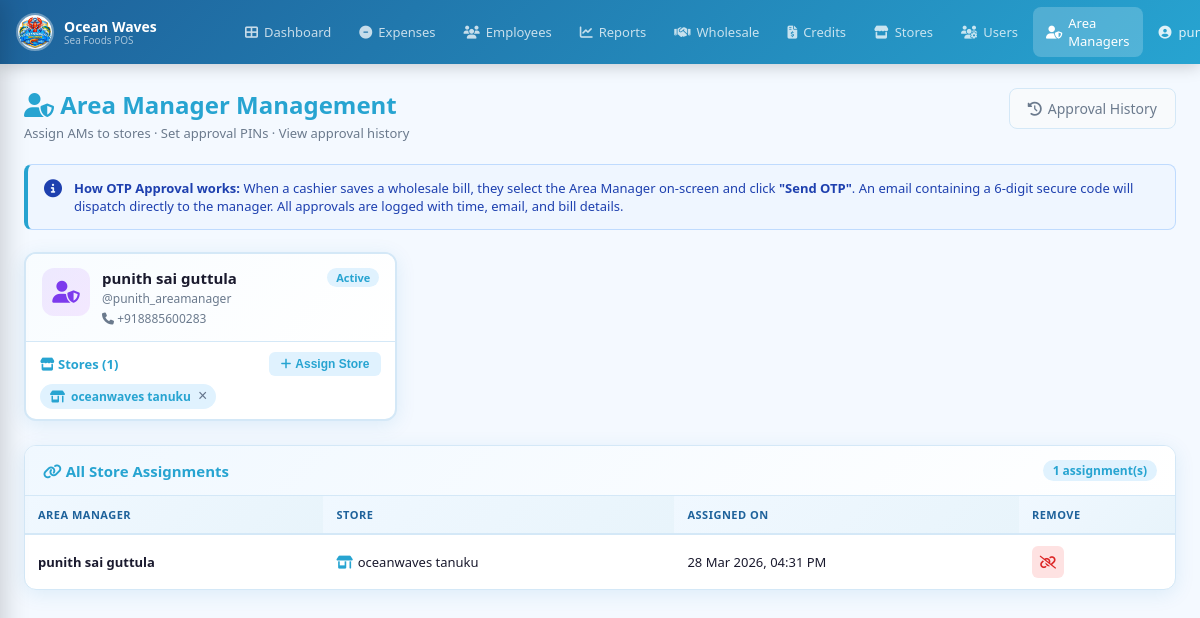
Screenshot of /area-managers/ (signed in) with the database file from the repository.
### pos/models.py (models this page shows, shortened)
class UserProfile(models.Model):
    ROLE_CHOICES = [
        ('SUPERADMIN', 'Super Admin'),   # sees everything across all stores
        ('SUBADMIN',   'Sub-Admin'),     # restricted admin permissions
        ('OWNER',      'Store Owner'),   # full access within assigned store
        ('STAFF',      'Staff'),         # billing + inventory in assigned store
        ('AREAMANAGER','Area Manager'),   # approves wholesale bills via OTP
        ('WHOLESALE_EXEC', 'Wholesale Executive'), # manage 4-5 stores, stock + wholesale approval
    ]
    user      = models.OneToOneField(User, on_delete=models.CASCADE, related_name='profile')
    role      = models.CharField(max_length=20, choices=ROLE_CHOICES, default='STAFF')
    store     = models.ForeignKey(Store, on_delete=models.SET_NULL, null=True, blank=True,
                                  related_name='staff')
    phone          = models.CharField(max_length=20, blank=True, help_text='Contact phone number')
    approval_pin   = models.CharField(max_length=128, blank=True, help_text='Hashed 4-6 digit approval PIN for wholesale approvals')
    is_active = models.BooleanField(default=True)
    permissions = models.JSONField(default=dict, blank=True, help_text='Restricted permissions for SUBADMIN')
    expires_at  = models.DateTimeField(null=True, blank=True, help_text='For temporary roles, access expires after this date')
    @property
    def is_superadmin(self):
        return self.role == 'SUPERADMIN'
    @property
    def has_expired(self):
        if self.expires_at and timezone.now() > self.expires_at:
            return True
        return False

class AreaManagerStore(models.Model):
    manager    = models.ForeignKey(
        UserProfile, on_delete=models.CASCADE,
        related_name='managed_stores',
        limit_choices_to=models.Q(role='AREAMANAGER') | models.Q(role='WHOLESALE_EXEC')
    )
    store      = models.ForeignKey(Store, on_delete=models.CASCADE, related_name='area_managers')
    assigned_at = models.DateTimeField(auto_now_add=True)
    assigned_by = models.ForeignKey(User, on_delete=models.SET_NULL, null=True, related_name='+')
    class Meta:
        unique_together = ('manager', 'store')
        ordering = ['store__name', 'manager__user__username']

class Store(models.Model):
    name             = models.CharField(max_length=200)
    address          = models.TextField(blank=True)
    phone            = models.CharField(max_length=20, blank=True)
    whatsapp_number  = models.CharField(max_length=20, blank=True, help_text='Store WhatsApp number for sending bills (e.g. 919876543210)')
    email            = models.EmailField(blank=True)
    gstin            = models.CharField(max_length=20, blank=True, verbose_name="GSTIN")
    is_active        = models.BooleanField(default=True)
    created_at       = models.DateTimeField(auto_now_add=True)
    class Meta:
        ordering = ['name']

### pos/views.py (the view)
# urls.py: path('area-managers/',                views.area_manager_list,   name='area_manager_list'),
@login_required
@require_profile
def area_manager_list(request):
    profile = get_profile(request.user)
    if not profile.is_superadmin:
        messages.error(request, 'Access denied.')
        return redirect('dashboard')
    managers  = UserProfile.objects.filter(role='AREAMANAGER').select_related('user').prefetch_related('managed_stores__store')
    stores    = Store.objects.filter(is_active=True)
    all_links = AreaManagerStore.objects.select_related('manager__user', 'store').order_by('store__name')
    return render(request, 'pos/area_managers.html', {
        'managers':  managers,
        'stores':    stores,
        'all_links': all_links,
        'profile':   profile,
    })

### pos/views.py (called while the page is built)
def get_profile(user):
    try:
        return user.profile
    except UserProfile.DoesNotExist:
        if user.is_superuser:
            return UserProfile.objects.create(user=user, role='SUPERADMIN')
        return None

def require_profile(view_fn):
    from functools import wraps
    @wraps(view_fn)
    def inner(request, *args, **kwargs):
        p = get_profile(request.user)
        if not p:
            from django.contrib.auth import logout
            logout(request)
            messages.error(request, 'Your account has no role assigned. Contact admin.')
            return redirect('login')
        if p.has_expired:
            from django.contrib.auth import logout
            request.session.flush()
            logout(request)
            messages.error(request, 'Your temporary access role has expired.')
            return redirect('login')
        return view_fn(request, *args, **kwargs)
    return inner

### pos/templates/pos/area_managers.html (shortened to what this page needs)
{% extends 'pos/base.html' %}
{% load static %}
{% block content %}
<div class="pg">
  <div class="pg-header">
    <div>
      <h1><i class="fas fa-user-shield"></i> Area Manager Management</h1>
      <p>Assign AMs to stores · Set approval PINs · View approval history</p>
    </div>
    <a href="{% url 'approval_history' %}" class="btn-secondary">
      <i class="fas fa-history"></i> Approval History
    </a>
  </div>
  <div class="info-banner">
    <i class="fas fa-info-circle"></i>
    <div>
      <strong>How OTP Approval works:</strong>
      When a cashier saves a wholesale bill, they select the Area Manager on-screen and click <strong>"Send OTP"</strong>.
      An email containing a 6-digit secure code will dispatch directly to the manager. All approvals are logged with time, email, and bill details.
    </div>
  </div>
  {% if not managers %}
  <div class="empty-state" style="padding:52px;">
    <i class="fas fa-user-shield"></i>
    <p style="margin-bottom:8px;">No Area Managers yet.</p>
    <p style="font-size:13px;color:var(--muted);">
      Go to <a href="{% url 'user_management' %}">User Management</a> → Create User → Role: <strong>Area Manager</strong>
    </p>
  </div>
  {% else %}
  <div class="am-grid">
    {% for mgr in managers %}
    <div class="am-card">
      <div class="am-card-hdr">
        <div class="am-avatar"><i class="fas fa-user-shield"></i></div>
        <div class="am-info">
          <h3>{{ mgr.user.get_full_name|default:mgr.user.username }}</h3>
          <p>@{{ mgr.user.username }}</p>
          {% if mgr.phone %}<p class="am-phone"><i class="fas fa-phone"></i> {{ mgr.phone }}</p>{% endif %}
        </div>
        <div style="margin-left:auto;display:flex;flex-direction:column;gap:4px;align-items:flex-end;">
          {% if mgr.is_active %}
          <span class="pill pill-blue">Active</span>
          {% else %}
          <span class="pill pill-red">Inactive</span>
          {% endif %}
        </div>
      </div>
      <div class="am-stores-section">
        <div class="am-stores-hdr">
          <span><i class="fas fa-store"></i> Stores ({{ mgr.managed_stores.count }})</span>
          <button class="btn-sm blue" onclick="openAssign({{ mgr.id }}, '{{ mgr.user.username|escapejs }}')">
            <i class="fas fa-plus"></i> Assign Store
          </button>
        </div>
        {% if mgr.managed_stores.all %}
        <div class="am-store-list">
          {% for link in mgr.managed_stores.all %}
          <div class="am-store-tag">
            <i class="fas fa-store-alt"></i> {{ link.store.name }}
            <form method="POST" action="{% url 'area_manager_assign' %}" style="display:inline;">
              <button type="submit" class="am-remove-btn" title="Remove">×</button>
            </form>
          </div>
          {% endfor %}
        </div>
        {% else %}
        <p class="am-no-stores">No stores assigned. This AM won't appear on any billing screen.</p>
        {% endif %}
      </div>
    </div>
    {% endfor %}
  </div>
  <div class="table-card">
    <div class="tc-header">
      <h3><i class="fas fa-link"></i> All Store Assignments</h3>
      <span class="badge-count">{{ all_links|length }} assignment(s)</span>
    </div>
    <table class="data-table">
      <thead>
        <tr><th>Area Manager</th><th>Store</th><th>Assigned On</th><th>Remove</th></tr>
      </thead>
      <tbody>
      {% for link in all_links %}
      <tr>
        <td><strong>{{ link.manager.user.get_full_name|default:link.manager.user.username }}</strong></td>
        <td><i class="fas fa-store-alt" style="color:var(--primary);margin-right:5px;"></i>{{ link.store.name }}</td>
        <td>{{ link.assigned_at|date:"d M Y, h:i A" }}</td>
        <td>
          <form method="POST" action="{% url 'area_manager_assign' %}" style="display:inline;">
            <button type="submit" class="btn-icon-sm red" onclick="return confirm('Remove this assignment?')">
              <i class="fas fa-unlink"></i>
            </button>
          </form>
        </td>
      </tr>
      {% empty %}
      <tr><td colspan="4" class="empty-state"><i class="fas fa-link"></i><p>No assignments yet.</p></td></tr>
      {% endfor %}
      </tbody>
    </table>
  </div>
  {% endif %}
</div>
{% endblock %}

### pos/templates/pos/base.html (shortened to what this page needs)
{% load static %}
<!DOCTYPE html>
<html lang="en">
<head>
<link rel="stylesheet" href="{% static 'pos/css/style.css' %}">
<link rel="stylesheet" href="https://cdnjs.cloudflare.com/ajax/libs/font-awesome/6.5.0/css/all.min.css">
</head>
<body>
{% if user.is_authenticated %}
{% with profile=request.user.profile %}
<nav class="navbar">
  <div class="nav-brand">
    <img src="{% static 'pos/images/logo.jpg' %}" alt="Logo" class="nav-logo">
    <div class="nav-brand-text">
      <span class="nav-title">Ocean Waves</span>
      <span class="nav-sub">Sea Foods POS</span>
    </div>
  </div>
  <div class="nav-links">
    <a href="{% url 'dashboard' %}" class="nav-link {% if request.resolver_match.url_name == 'dashboard' %}active{% endif %}">
      <i class="fas fa-th-large"></i> Dashboard
    </a>
    {% if profile.role in 'OWNER,SUPERADMIN' or profile.is_owner %}
    <a href="{% url 'expenses_page' %}" class="nav-link {% if 'expense' in request.resolver_match.url_name %}active{% endif %}">
      <i class="fas fa-minus-circle"></i> Expenses
    </a>
    <a href="{% url 'employee_list' %}" class="nav-link {% if 'employee' in request.resolver_match.url_name %}active{% endif %}">
      <i class="fas fa-users"></i> Employees
    </a>
    <a href="{% url 'reports' %}" class="nav-link {% if 'report' in request.resolver_match.url_name %}active{% endif %}">
      <i class="fas fa-chart-line"></i> Reports
    </a>
    {% endif %}
    <a href="{% url 'wholesale_customers' %}" class="nav-link {% if 'wholesale_customer' in request.resolver_match.url_name %}active{% endif %}">
      <i class="fas fa-handshake"></i> Wholesale
    </a>
    <a href="{% url 'credits_list' %}" class="nav-link {% if 'credit' in request.resolver_match.url_name %}active{% endif %}">
      <i class="fas fa-file-invoice-dollar"></i> Credits
    </a>
    {% if profile.is_superadmin %}
    <a href="{% url 'store_list' %}" class="nav-link {% if 'store' in request.resolver_match.url_name %}active{% endif %}">
      <i class="fas fa-store"></i> Stores
    </a>
    <a href="{% url 'user_management' %}" class="nav-link {% if request.resolver_match.url_name == 'user_management' %}active{% endif %}">
      <i class="fas fa-users-cog"></i> Users
    </a>
    <a href="{% url 'area_manager_list' %}" class="nav-link {% if 'area_manager' in request.resolver_match.url_name %}active{% endif %}">
      <i class="fas fa-user-shield"></i> Area Managers
    </a>
    {% endif %}
  </div>
  <div class="nav-right">
    <div class="nav-user-info">
      <i class="fas fa-user-circle"></i>
      <span>{{ user.get_full_name|default:user.username }}</span>
    </div>
  </div>
</nav>
{% endwith %}
{% endif %}
<div class="page-wrap {% if not user.is_authenticated %}no-nav{% endif %}">
  {% block content %}{% endblock %}
</div>
</body>
</html>

### pos/static/pos/css/style.css (style rules this page uses)
:root { --primary: #27A4D1; --primary-d: #1E629B; --primary-l: #84BDEC; --secondary: #00B48A; --accent: #F77F00; --bg: #f4f9ff; --card: #ffffff; --text: #1a1a2e; --muted: #6b7a8d; --border: #d4e8f7; --success: #16a34a; --danger: #dc2626; --warning: #ea580c; --purple: #7c3aed; --nav-h: 64px; --shadow: 0 4px 20px rgba(0,119,182,.10); --shadow-md: 0 8px 32px rgba(0,119,182,.15); --radius: 12px; --radius-sm: 8px; }
* { margin:0;padding:0;box-sizing:border-box; }
body { font-family:'Segoe UI',Tahoma,sans-serif;background:var(--bg);color:var(--text);min-height:100vh; }
a { text-decoration:none;color:inherit; }
.pg, .kpi, .table-card, .login-card { animation: fadeUp 0.4s cubic-bezier(0.4, 0, 0.2, 1) backwards; }
button, a, input, select, .btn-icon-sm, .nav-link, .pill { transition: all 0.2s cubic-bezier(0.4, 0, 0.2, 1); }
.navbar { position:fixed;top:0;left:0;right:0;height:var(--nav-h);background:linear-gradient(135deg,var(--primary-d),var(--primary));display:flex;align-items:center;padding:0 16px;z-index:1000;box-shadow:0 2px 16px rgba(0,0,0,.2);gap:16px; }
.nav-brand { display:flex;align-items:center;gap:10px;min-width:200px; }
.nav-logo { width:38px;height:38px;border-radius:50%;border:2px solid rgba(255,255,255,.35);object-fit:contain; }
.nav-brand-text { display:flex;flex-direction:column; }
.nav-title { color:white;font-weight:700;font-size:14px;line-height:1.2; }
.nav-sub { color:rgba(255,255,255,.6);font-size:10px;line-height:1; }
.nav-links { display:flex;align-items:center;gap:2px;flex:1; }
.nav-link { color:rgba(255,255,255,.75);padding:7px 13px;border-radius:8px;font-size:13px;font-weight:500;display:flex;align-items:center;gap:6px;transition:.2s; }
.nav-link:hover,.nav-link.active { background:rgba(255,255,255,.2);color:white; }
.nav-right { display:flex;align-items:center;gap:10px;margin-left:auto; }
.nav-user-info { display:flex;align-items:center;gap:7px;color:rgba(255,255,255,.85);font-size:13px; }
.page-wrap { margin-top:var(--nav-h);min-height:calc(100vh - var(--nav-h)); }
.pg { padding:24px;max-width:1440px;margin:0 auto; }
.pg-header { display:flex;justify-content:space-between;align-items:flex-start;margin-bottom:22px; }
.pg-header h1 { font-size:24px;color:var(--primary);margin-bottom:3px; }
.pg-header p { color:var(--muted);font-size:13px; }
.table-card { background:var(--card);border-radius:var(--radius);box-shadow:var(--shadow);border:1px solid var(--border);overflow:hidden;margin-bottom:20px;position:relative; }
.tc-header { display:flex;justify-content:space-between;align-items:center;padding:14px 18px;background:linear-gradient(135deg,#f0f8ff,white);border-bottom:1px solid var(--border); }
.tc-header h3 { font-size:15px;font-weight:700;color:var(--primary); }
.badge-count { background:#e0f2fe;color:var(--primary);font-size:12px;font-weight:700;padding:2px 10px;border-radius:12px; }
.data-table { width:100%;border-collapse:collapse;font-size:13px;position:relative;z-index:1; }
.data-table thead th { background:linear-gradient(135deg,#f0f8ff,#e8f4fb);color:var(--primary-d);font-weight:700;padding:11px 13px;text-align:left;border-bottom:2px solid var(--border);font-size:11px;text-transform:uppercase;letter-spacing:.5px;white-space:nowrap; }
.data-table tbody td { padding:11px 13px;border-bottom:1px solid #f0f8ff;vertical-align:middle; }
.data-table tbody tr:last-child td { border-bottom:none; }
.pill { display:inline-block;padding:2px 9px;border-radius:10px;font-size:11px;font-weight:600; }
.pill-blue { background:#e0f2fe;color:var(--primary); }
.btn-secondary { background:#f8fafc;color:var(--muted);border:1px solid var(--border);padding:10px 18px;border-radius:var(--radius-sm);font-size:14px;cursor:pointer;display:inline-flex;align-items:center;gap:6px;transition:.2s; }
.btn-sm { display:inline-flex;align-items:center;gap:4px;padding:5px 12px;border-radius:6px;font-size:12px;font-weight:600;border:none;cursor:pointer;text-decoration:none;transition:.2s; }
.btn-sm.blue { background:#e0f2fe;color:var(--primary); }
.btn-icon-sm { width:32px;height:32px;border:none;border-radius:6px;cursor:pointer;font-size:13px;display:inline-flex;align-items:center;justify-content:center;transition:.2s; }
.btn-icon-sm.red { background:#fee2e2;color:#dc2626; }

### rows the page displays
UserProfile: user.get_full_name "punith sai guttula", user.username "punith_areamanager", phone "+918885600283", is_active "Active", managed_stores.count "1"
AreaManagerStore: store.name "oceanwaves tanuku", manager.user.get_full_name "punith sai guttula", assigned_at "28 Mar 2026, 04:31 PM"

### other values shown
{{ all_links|length }} "1"
